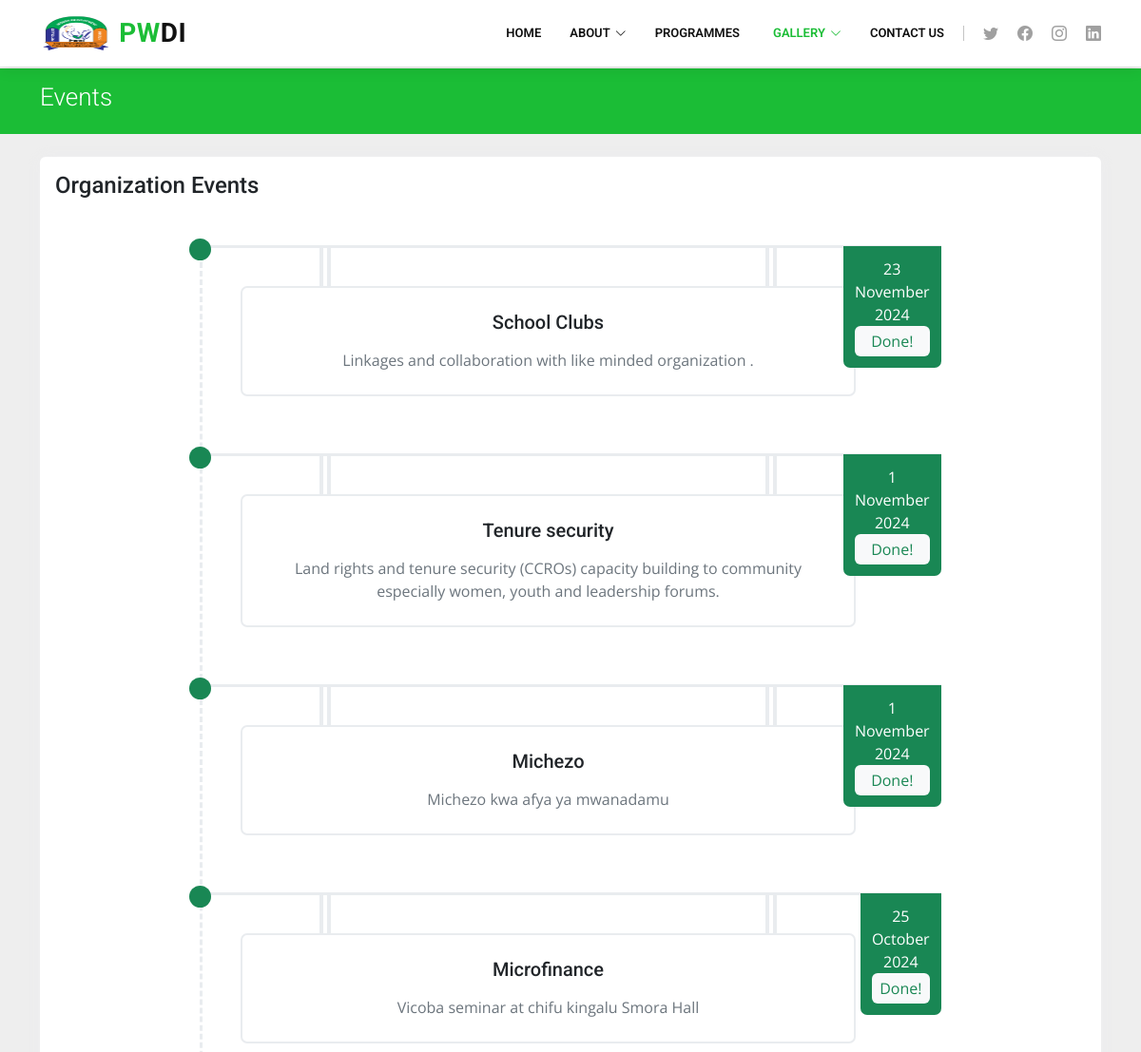
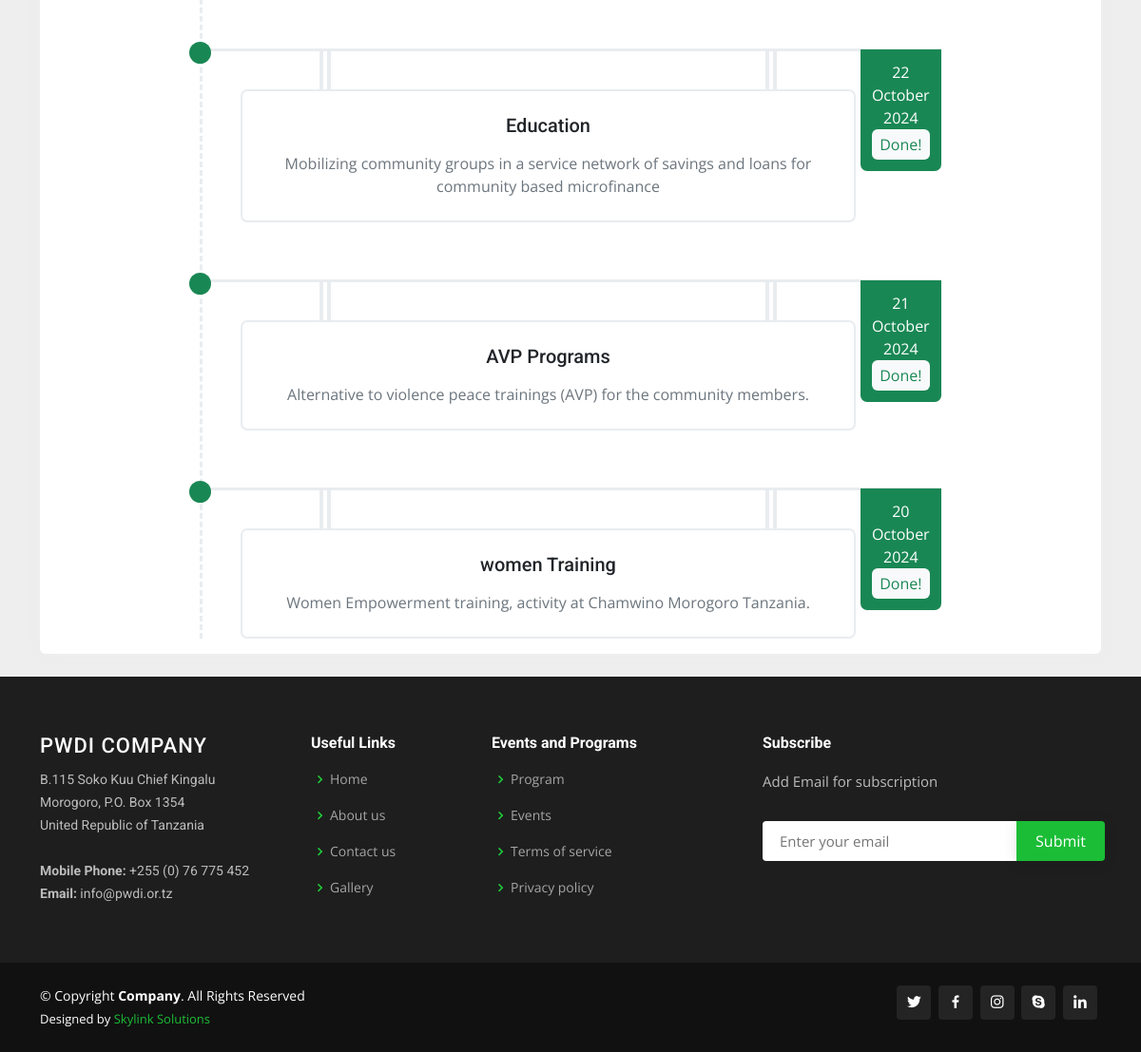
/events.php, run on an earlier commit of the app's database (2 pictures, top to bottom).
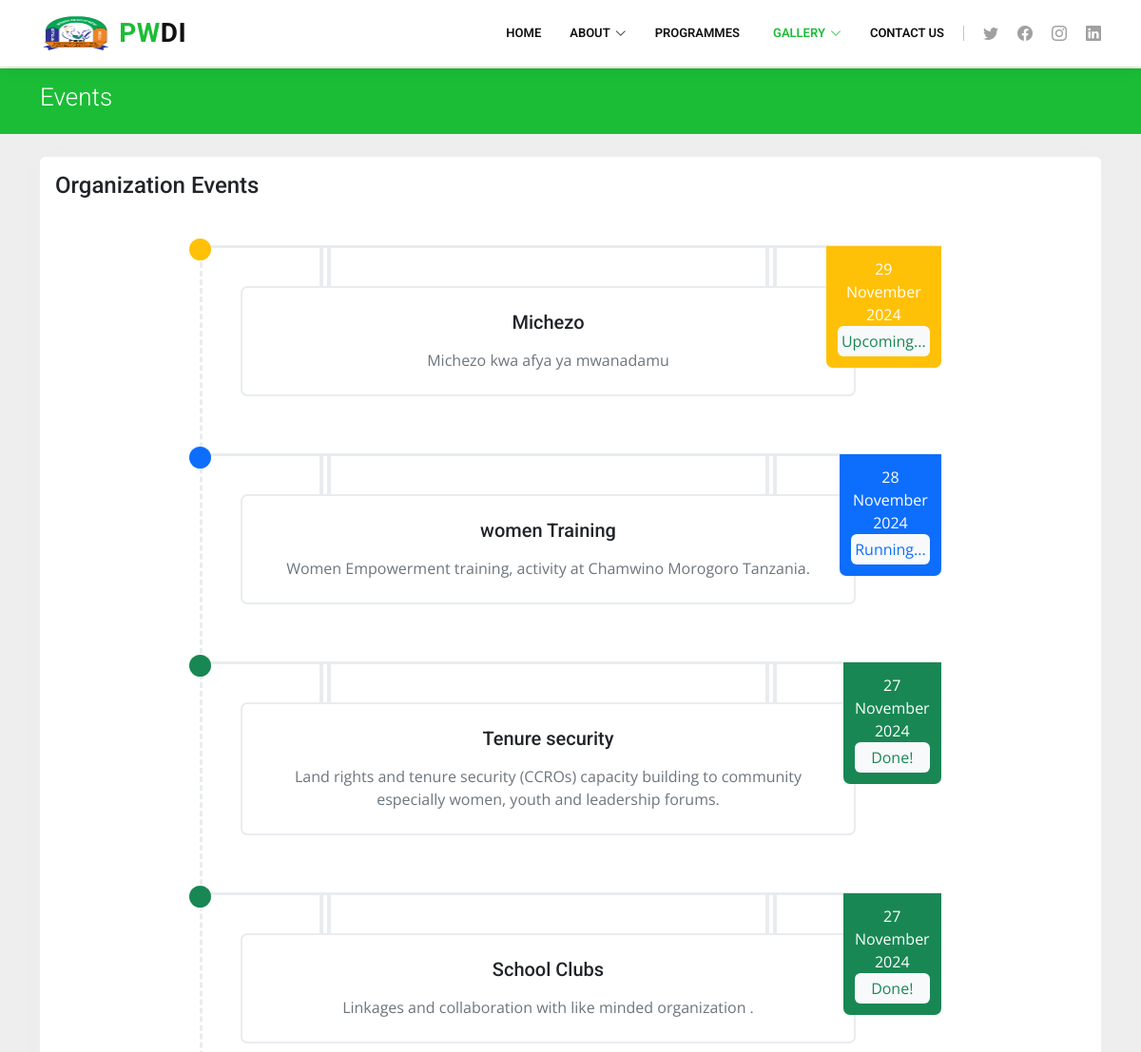
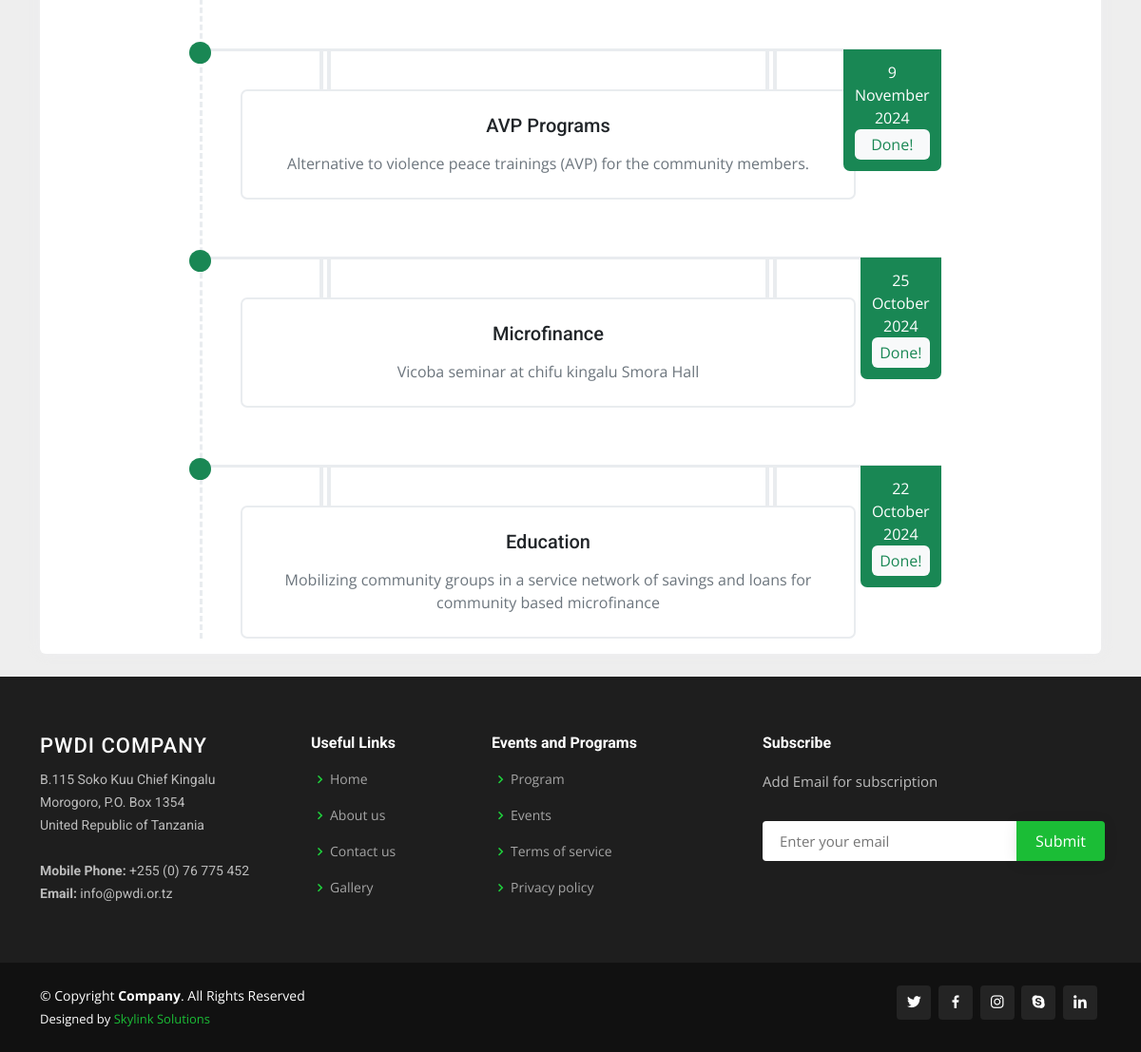
And on a later commit of the database (2 pictures, top to bottom).
### tables this page shows
CREATE TABLE `events` (
  `events_id` int(11) NOT NULL,
  `events_title` varchar(500) NOT NULL,
  `events_description` varchar(500) NOT NULL,
  `events_date` date NOT NULL,
  `events_status` enum('enable','disable') NOT NULL
);

### events.php (the view, shortened to what this page needs)
<?php
$page = "Events";
include_once "pwdi_db.php";
include "header.php";
?>
<body>
  <section id="breadcrumbs" class="breadcrumbs">
    <div class="container">
      <div class="d-flex justify-content-between align-items-center">
        <h2>Events</h2>
      </div>
    </div>
  </section>
  <br>
  <link rel="stylesheet" href="https://cdnjs.cloudflare.com/ajax/libs/MaterialDesign-Webfont/5.3.45/css/materialdesignicons.min.css" />
  <div class="container" data-aos="fade-up">
    <div class="row">
      <div class="col-lg-12">
        <div class="card">
          <div class="card-body">
            <h4 class="card-title mb-5">Organization Events</h4>
            <div class="row justify-content-center">
              <div class="col-lg-10">
                <ul class="verti-timeline list-unstyled" dir="ltr">
                  <?php
                  $sqli = "SELECT *, YEAR(events_date) AS year, MONTH(events_date) AS month, DAY(events_date) AS day FROM `events` ORDER BY events_date DESC";
                  $result = mysqli_query($conn, $sqli);
                  $count = mysqli_num_rows($result);
                  $i = 1;
                  while ($i <= $count) {
                    while ($row = mysqli_fetch_assoc($result)) {
                      $mon = $row['month'];
                      switch ($mon) {
                        case '10':
                          $month = 'October';
                          break;
                        case '11':
                          $month = 'November';
                          break;
                      }
                  ?>
                      <li class="event-list">
                        <div class="timeline-icon">
                          <?php
                          $pdh = date('Y-m-d');
                          if ($row['events_date'] > $pdh) {
                          ?>
                            <i class="mdi mdi-adjust bg-warning"></i>
                          <?php
                          } else if ($row['events_date'] == $pdh) {
                          ?>
                            <i class="mdi mdi-adjust bg-primary"></i>
                          <?php
                          } else {
                          ?>
                            <i class="mdi mdi-adjust bg-success"></i>
                          <?php
                          }
                          ?>
                        </div>
                        <div class="event-content p-4">
                          <h5 class="mt-0 mb-3 font-18"><?php echo $row['events_title']; ?></h5>
                          <div class="text-muted">
                            <p class="mb-0"><?php echo $row['events_description']; ?></p>
                          </div>
                        </div>
                        <div class="event-date
                            <?php
                            if ($row['events_date'] > $pdh) {
                              echo 'bg-warning';
                            } else if ($row['events_date'] == $pdh) {
                              echo 'bg-primary';
                            } else {
                              echo 'bg-success';
                            }
                            ?>
                            ">
                          <p class="mb-0 text-white-90"><?php echo $row['day']; ?></p>
                          <p class="mb-0 text-white-80"><?php echo $month; ?></p>
                          <p class="mb-0 text-white-60"><?php echo $row['year']; ?></p>
                          <p class="mb-0 btn# btn-light# bg-light rounded p-1 text-white-60 <?php
                                                                      if ($row['events_date'] > $pdh) {
                                                                        echo 'text-success';
                                                                      } else if ($row['events_date'] == $pdh) {
                                                                        echo 'text-primary';
                                                                      } else {
                                                                        echo 'text-success';
                                                                      }
                                                                      ?>"><?php
                                                                          if ($row['events_date'] > $pdh) {
                                                                            echo 'Upcoming...';
                                                                          } else if ($row['events_date'] == $pdh) {
                                                                            echo 'Running...';
                                                                          } else {
                                                                            echo 'Done!';
                                                                          } ?></p>
                        </div>
                      </li>
                  <?php
                      $i++;
                    }
                  }
                  ?>
                </ul>
              </div>
            </div>
          </div>
        </div>
      </div>
    </div>
  </div>
</body>
<?php
include "footer.php"
?>
</html>

### header.php (shortened to what this page needs)
<!DOCTYPE html>
<html lang="en">
<head>
  <link href="https://cdn.jsdelivr.net/npm/bootstrap@5.3.0-alpha3/dist/css/bootstrap.min.css" rel="stylesheet" />
  <link href="assets/vendor/animate.css/animate.min.css" rel="stylesheet">
  <link href="assets/vendor/aos/aos.css" rel="stylesheet">
  <link href="assets/vendor/bootstrap/css/bootstrap.min.css" rel="stylesheet">
  <link href="assets/vendor/bootstrap-icons/bootstrap-icons.css" rel="stylesheet">
  <link href="assets/vendor/boxicons/css/boxicons.min.css" rel="stylesheet">
  <link href="assets/vendor/glightbox/css/glightbox.min.css" rel="stylesheet">
  <link href="assets/vendor/remixicon/remixicon.css" rel="stylesheet">
  <link href="assets/vendor/swiper/swiper-bundle.min.css" rel="stylesheet">
  <link rel="stylesheet" href="https://cdnjs.cloudflare.com/ajax/libs/font-awesome/4.7.0/css/font-awesome.min.css">
  <link href="assets/css/style.css" rel="stylesheet">
</head>
<body>
  <header id="header" class="fixed-top  ">
    <div class="container d-flex align-items-center">
      <div>
        <a href="#" class="logo me-auto me-lg-0"><img src="assets/img/logo/logor.png" alt="" class="img" style="width: 200%; height: 150%"></a>
      </div>
      <h4 class="logo me-auto" style="margin-left:4%"><a href="index.php"><span>PW</span>DI</a></h4>
      <nav id="navbar" class="navbar order-last order-lg-0">
        <ul>
          <li><a href="index.php" class="<?php
                                          if ($page == "Home") {
                                            echo "active";
                                          }
                                          ?>">Home</a></li>
          <li class="dropdown"><a href="about.php" class=" <?php
                                                  if ($page == "About") {
                                                    echo "active";
                                                  }
                                                  ?>"><span>About</span> <i class="bi bi-chevron-down"></i></a>
          </li>
        </ul>
        <li class="dropdown"><a href="program.php" class="<?php
                                                if ($page == "Programmes") {
                                                  echo "active";
                                                }
                                                ?>"><span>Programmes</span><i class="bi# bi-chevron-down#"></i></a>
        </li>
        <li class="dropdown"><a href="gallary.php" class="<?php
                                                if ($page == "Gallery" || $page == "Events") {
                                                  echo "active";
                                                }
                                                ?>"><span>Gallery</span><i class="bi bi-chevron-down"></i></a>
        </li>
        <li><a href="contact.php" class="<?php
                                          if ($page == "Contact") {
                                            echo "active";
                                          }
                                          ?>">Contact Us</a></li>
      </nav>
      <div class="header-social-links d-flex">
        <a href="#" class="twitter"><i class="bu bi-twitter"></i></a>
        <a href="#" class="facebook"><i class="bu bi-facebook"></i></a>
        <a href="https://www.instagram.com/pwdi2018?utm_source=ig_web_button_share_sheet&igsh=ZDNlZDc0MzIxNw==" class="instagram"><i class="bu bi-instagram"></i></a>
        <a href="#" class="linkedin"><i class="bu bi-linkedin"></i></i></a>
      </div>
    </div>
  </header>
</body>
</html>

### footer.php (shortened to what this page needs)
<footer id="footer">
<div class="footer-top">
  <div class="container">
    <div class="row">
      <div class="col-lg-3 col-md-6 footer-contact">
        <h3>PWDI Company</h3>
        <p>
          B.115 Soko Kuu Chief Kingalu <br>
          Morogoro, P.O. Box 1354<br>
          United Republic of Tanzania <br><br>
          <strong>Mobile Phone:</strong> +255 (0) 76 775 452<br>
          <strong>Email:</strong> info@pwdi.or.tz<br>
        </p>
      </div>
      <div class="col-lg-2 col-md-6 footer-links">
        <h4>Useful Links</h4>
        <ul>
          <li><i class="bx bx-chevron-right"></i> <a href="index.php">Home</a></li>
          <li><i class="bx bx-chevron-right"></i> <a href="about.php">About us</a></li>
          <li><i class="bx bx-chevron-right"></i> <a href="contact.php">Contact us</a></li>
          <li><i class="bx bx-chevron-right"></i> <a href="gallary.php">Gallery</a></li>
        </ul>
      </div>
      <div class="col-lg-3 col-md-6 footer-links">
        <h4>Events and Programs</h4>
        <ul>
          <li><i class="bx bx-chevron-right"></i> <a href="program.php">Program</a></li>
          <li><i class="bx bx-chevron-right"></i> <a href="events.php">Events</a></li>
             <li><i class="bx bx-chevron-right"></i> <a href="#terms-and-condition.php">Terms of service</a></li>
          <li><i class="bx bx-chevron-right"></i> <a href="#privacy-and-policy.php">Privacy policy</a></li>
        </ul>
      </div>
      <div class="col-lg-4 col-md-6 footer-newsletter">
        <h4>Subscribe</h4>
        <p>Add Email for subscription </p>
        <form action="" method="post">
          <input type="email" name="email" placeholder="Enter your email" required>
          <input type="submit" value="Submit" name="subscriber">
        </form>
      </div>
    </div>
  </div>
</div>
<div class="container d-md-flex py-4">
  <div class="me-md-auto text-center text-md-start">
    <div class="copyright">
      &copy; Copyright <strong><span>Company</span></strong>. All Rights Reserved
    </div>
    <div class="credits">
      Designed by <a href="https://skylinksolutions.co.tz/">Skylink Solutions</a>
    </div>
  </div>
  <div class="social-links text-center text-md-right pt-3 pt-md-0">
    <a href="#" class="twitter"><i class="bx bxl-twitter"></i></a>
    <a href="#" class="facebook"><i class="bx bxl-facebook"></i></a>
    <a href="https://www.instagram.com/pwdi2018?utm_source=ig_web_button_share_sheet&igsh=ZDNlZDc0MzIxNw==" class="instagram"><i class="bx bxl-instagram"></i></a>
    <a href="#" class="google-plus"><i class="bx bxl-skype"></i></a>
    <a href="#" class="linkedin"><i class="bx bxl-linkedin"></i></a>
  </div>
</div>
</footer>

### assets/css/style.css (style rules this page uses)
body { font-family: "Open Sans", sans-serif; color: #4d4643; }
a { color: #1bbd36; text-decoration: none; }
h1, h2, h3, h4, h5, h6 { font-family: "Roboto", sans-serif; }
#header { background: #fff; transition: all 0.5s; z-index: 997; padding: 15px 0; box-shadow: 0px 2px 15px rgba(0, 0, 0, 0.1); }
#header .logo { font-size: 28px; margin: 0; padding: 0; line-height: 1; font-weight: 700; letter-spacing: 0.5px; text-transform: uppercase; }
#header .logo a { color: #111; }
#header .logo a span { color: #1bbd36; }
#header .logo img { max-height: 40px; }
.header-social-links { margin-left: 20px; border-left: 1px solid #c4c4c4; }
.header-social-links a { color: #a0a0a0; display: inline-block; line-height: 0px; transition: 0.3s; padding-left: 20px; }
.header-social-links a i { line-height: 0; }
.navbar { padding: 0; }
.navbar ul { margin: 0; padding: 0; display: flex; list-style: none; align-items: center; }
.navbar li { position: relative; }
.navbar a, .navbar a:focus { display: flex; align-items: center; justify-content: space-between; padding: 10px 0 10px 30px; font-family: "Roboto", sans-serif; font-size: 13px; font-weight: 600; color: #111; white-space: nowrap; text-transform: uppercase; transition: 0.3s; }
.navbar a i, .navbar a:focus i { font-size: 12px; line-height: 0; margin-left: 5px; }
.navbar a:hover, .navbar .active, .navbar .active:focus, .navbar li:hover>a { color: #1bbd36; }
section { padding: 60px 0; overflow: hidden; }
.breadcrumbs { padding: 15px 0; background: #1bbd36; min-height: 40px; margin-top: 72px; }
.breadcrumbs h2 { font-size: 26px; font-weight: 300; color: #fff; }
#footer { color: #fff; font-size: 14px; background: #111; }
#footer .footer-top { padding: 60px 0 30px 0; background: #1e1e1e; }
#footer .footer-top .footer-contact { margin-bottom: 30px; }
#footer .footer-top .footer-contact h3 { font-size: 22px; margin: 0 0 10px 0; padding: 2px 0 2px 0; line-height: 1; font-weight: 500; letter-spacing: 1px; text-transform: uppercase; color: #fff; }
#footer .footer-top .footer-contact p { font-size: 14px; line-height: 24px; margin-bottom: 0; font-family: "Roboto", sans-serif; color: rgba(255, 255, 255, 0.7); }
#footer .footer-top h4 { font-size: 16px; font-weight: bold; color: #fff; position: relative; padding-bottom: 12px; }
#footer .footer-top .footer-links { margin-bottom: 30px; }
#footer .footer-top .footer-links ul { list-style: none; padding: 0; margin: 0; }
#footer .footer-top .footer-links ul i { padding-right: 2px; color: #1ed33c; font-size: 18px; line-height: 1; }
#footer .footer-top .footer-links ul li { padding: 10px 0; display: flex; align-items: center; }
#footer .footer-top .footer-links ul li:first-child { padding-top: 0; }
#footer .footer-top .footer-links ul a { color: rgba(255, 255, 255, 0.6); transition: 0.3s; display: inline-block; line-height: 1; }
#footer .footer-newsletter { font-size: 15px; color: rgba(255, 255, 255, 0.7); }
#footer .footer-newsletter h4 { font-size: 16px; font-weight: bold; color: #fff; position: relative; padding-bottom: 12px; }
#footer .footer-newsletter form { margin-top: 30px; background: #fff; padding: 6px 10px; position: relative; border-radius: 4px 0 0 4px; text-align: left; }
#footer .footer-newsletter form input[type=email] { border: 0; padding: 4px 8px; width: calc(100% - 100px); }
#footer .footer-newsletter form input[type=submit] { position: absolute; top: 0; right: -4px; bottom: 0; border: 0; background: none; font-size: 16px; padding: 0 20px; background: #1bbd36; color: #fff; transition: 0.3s; border-radius: 0 4px 4px 0; box-shadow: 0px 2px 15px rgba(0, 0, 0, 0.1); }
#footer .credits { padding-top: 5px; font-size: 13px; color: #fff; }
#footer .social-links a { font-size: 18px; display: inline-block; background: rgba(255, 255, 255, 0.08); color: #fff; line-height: 1; padding: 8px 0; margin-right: 4px; border-radius: 4px; text-align: center; width: 36px; height: 36px; transition: 0.3s; }

What changed in the data, as far as the page shows it:
changed events "Michezo": events_date "2024-11-01" → "2024-11-29" (drawn); day "1" → "29"; moves up the list
changed events "women Training": events_date "2024-10-20" → "2024-11-28" (drawn); day "20" → "28"; month "October" → "November"; moves up the list
changed events "Tenure security": day "1" → "27"; moves down the list
changed events "School Clubs": day "23" → "27"
changed events "AVP Programs": day "21" → "9"; month "October" → "November"; moves up the list
Also different on the page:
list line gone: "Done!"
new list line: "Upcoming..."
new list line: "Running..."
